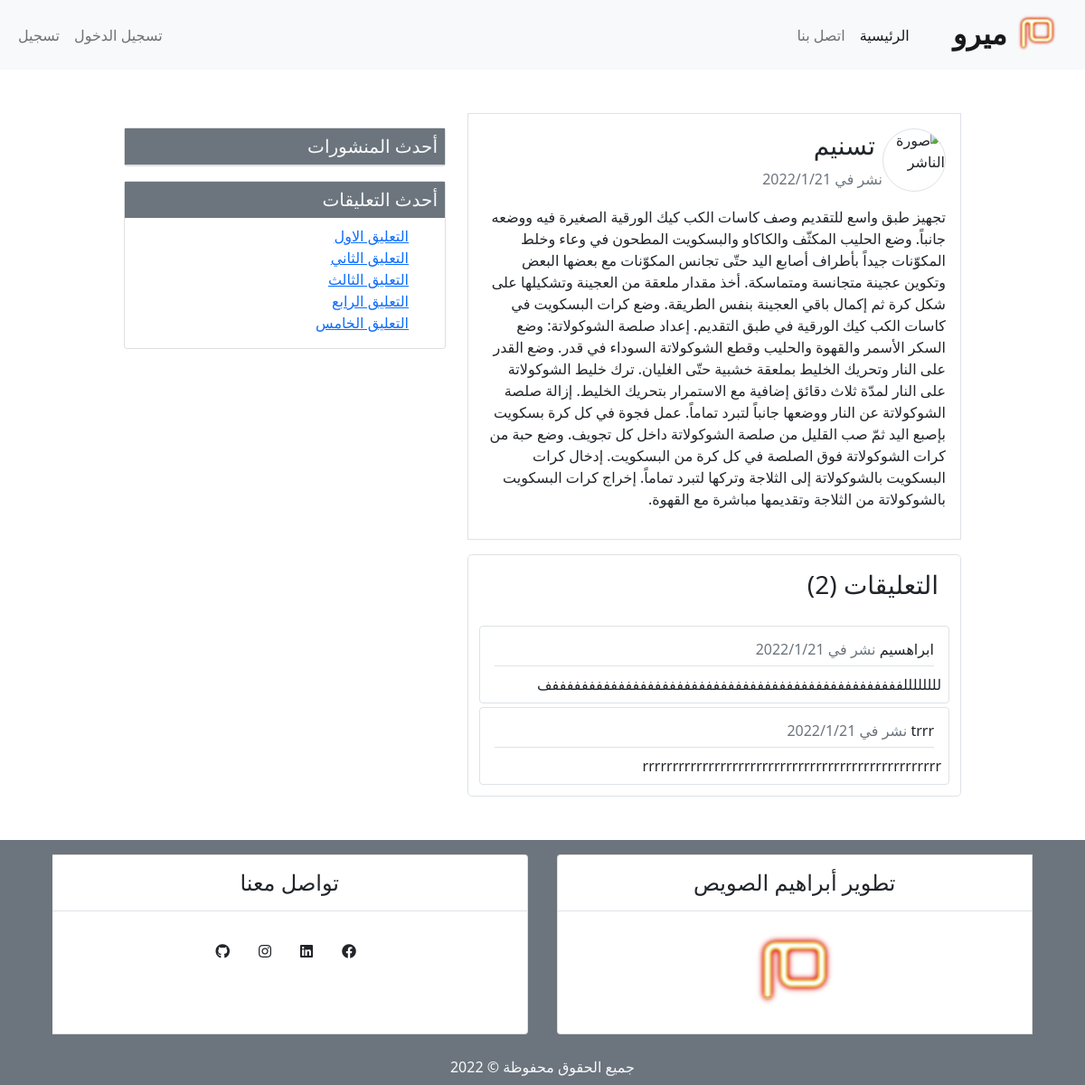
Screenshot of /detail/9/ with the database file from the repository.
### blog/models.py (models this page shows, shortened)
class Post (models.Model):
    title  = models.CharField( max_length=100)
    content = models.TextField()
    post_date = models.DateTimeField(default=datetime.now)
    post_update = models.DateTimeField(auto_now=True)
    author = models.ForeignKey(User,on_delete=models.CASCADE)
    def __str__(self):
        return str(self.title)
    class Meta:
        ordering = ("-post_date", )

class Comment(models.Model):
    name = models.CharField(max_length=50)
    content_comment = models.TextField(max_length=500)
    comment_date = models.DateTimeField(default=datetime.now)
    post = models.ForeignKey(Post,on_delete=models.CASCADE,related_name='comments')

### blog/views.py (the view)
# urls.py: path("detail/<int:post_id>/",views.detail_post,name='detail')
def detail_post(request,post_id):
    post = get_object_or_404(Post,pk=post_id)
    comments = post.comments.all()
    context ={
        'title_page':post,
        'post':post,
        'comments':comments
    }
    return render(request,"blog/detail.html",context)

### template/blog/detail.html
{% extends 'base.html' %} {% block content %}
<div class="border p-3 mb-3">
  <div class="d-flex align-items-center">
    <img
      class="img-fluid rounded-circle border"
      style="width: 70px; height: 70px"
      src="https://yt3.ggpht.com/ytc/AKedOLTHKPaCC8X70K4JHAeg_05JFL98z_wbnAPzWrgKIg=s88-c-k-c0x00ffffff-no-rj"
      alt="صورة الناشر"
    />
    <div>
      <h3 class="mx-2">{{post.title}}</h3>
      <span class="text-secondary">نشر في{{ post.post_date|date:' o/n/j ' }}</span>
    </div>
  </div>
  <div class="post-content my-3">
    <p>{{post.content}}</p>
  </div>
</div>
<div class='box-comments border p-2 rounded-3'>
  <div class='d-flex align-items-center'>
      <h3 class="mx-2  mb-3 p-2"> التعليقات ({{comments.count}})</h3>
  </div>
      {% for comment in comments  %}
      <div class='comments border rounded p-2 m-1 '>
        <h6 class="mx-2 border-bottom py-2">{{ comment.name}}  <span class="text-secondary">نشر في {{ comment.comment_date|date:' o/n/j ' }}</span></h6>
          <p class='m-0'>
            {{comment.content_comment}}
          </p>
      </div>
      {% empty %}
            <div class='comments border rounded p-2 m-1 text-center'>لا يوجد تعليقات </div>
      {% endfor %}
</div>
{% endblock content %}

### mySite/static/css/main.css (style rules this page uses)
html ,body { direction: rtl; text-align: right; }
* { list-style: none!important; }
.box-comments { border: 1px solid #dee2e6!important; padding: 10px; border-radius: 6px; }

### rows the page displays
Post: title "تسنيم", post_date "2022/1/21", content "تجهيز طبق واسع للتقديم وصف كاسات الكب كيك الورقية الصغيرة فيه ووضعه جانباً. وضع الحليب المكثّف والكاكاو والبسكويت المطحون في وعاء وخلط المكوّنات جيداً بأطراف أصابع اليد حتّى تجانس المكوّنات مع بعضها البعض وتكوين عجينة متجانسة ومتماسكة. أخذ مقدار ملعقة من العجينة وتشكيلها على شكل كرة ثم إكمال باقي العجينة بنفس الطريقة. وضع كرات البسكويت في كاسات الكب كيك الورقية في طبق التقديم. إعداد صلصة الشوكولاتة: وضع السكر الأسمر والقهوة والحليب وقطع الشوكولاتة السوداء في قدر. وضع القدر على النار وتحريك الخليط بملعقة خشبية حتّى الغليان. ترك خليط الشوكولاتة على النار لمدّة ثلاث دقائق إضافية مع الاستمرار بتحريك الخليط. إزالة صلصة الشوكولاتة عن النار ووضعها جانباً لتبرد تماماً. عمل فجوة في كل كرة بسكويت…", count "2"
Comment: name "ابراهسيم", comment_date "2022/1/21", content_comment "للللللللففففففففففففففففففففففففففففففففففففففففففففففففف"
Comment: name "trrr", comment_date "2022/1/21", content_comment "rrrrrrrrrrrrrrrrrrrrrrrrrrrrrrrrrrrrrrrrrrrrrrrrrr"
